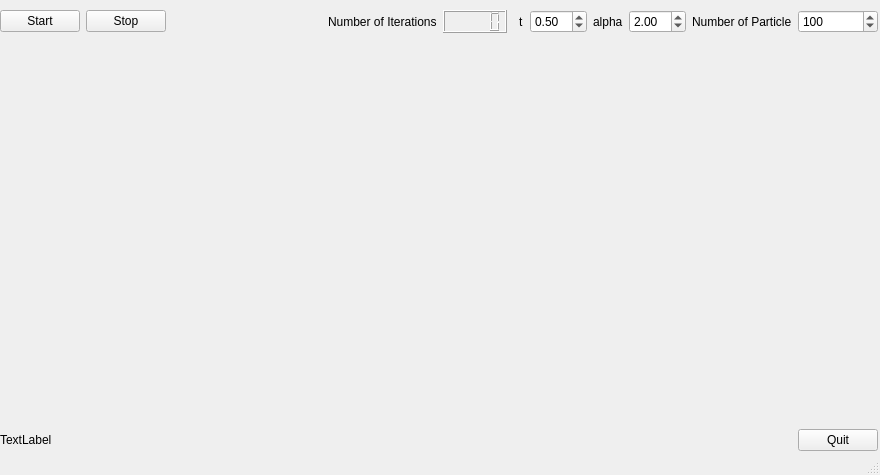
<?xml version="1.0" encoding="UTF-8"?>
<ui version="4.0">
 <class>MainWindow</class>
 <widget class="QMainWindow" name="MainWindow">
  <property name="geometry">
   <rect>
    <x>0</x>
    <y>0</y>
    <width>880</width>
    <height>475</height>
   </rect>
  </property>
  <property name="windowTitle">
   <string>MainWindow</string>
  </property>
  <widget class="QWidget" name="centralwidget">
   <widget class="QWidget" name="gridLayoutWidget">
    <property name="geometry">
     <rect>
      <x>0</x>
      <y>10</y>
      <width>878</width>
      <height>441</height>
     </rect>
    </property>
    <layout class="QGridLayout" name="gridLayout">
     <item row="0" column="13">
      <widget class="QSpinBox" name="numberOfParticleSpinBox">
       <property name="minimum">
        <number>21</number>
       </property>
       <property name="maximum">
        <number>900</number>
       </property>
       <property name="value">
        <number>100</number>
       </property>
      </widget>
     </item>
     <item row="0" column="12">
      <widget class="QLabel" name="label">
       <property name="text">
        <string>Number of Particle</string>
       </property>
      </widget>
     </item>
     <item row="0" column="6">
      <widget class="QLCDNumber" name="lcdNumber"/>
     </item>
     <item row="0" column="5">
      <widget class="QLabel" name="label_2">
       <property name="text">
        <string>Number of Iterations</string>
       </property>
      </widget>
     </item>
     <item row="0" column="2">
      <widget class="QPushButton" name="startButton">
       <property name="text">
        <string>Start</string>
       </property>
      </widget>
     </item>
     <item row="0" column="3">
      <widget class="QPushButton" name="stopButton">
       <property name="text">
        <string>Stop</string>
       </property>
      </widget>
     </item>
     <item row="0" column="4">
      <spacer name="horizontalSpacer">
       <property name="orientation">
        <enum>Qt::Horizontal</enum>
       </property>
       <property name="sizeHint" stdset="0">
        <size>
         <width>30</width>
         <height>20</height>
        </size>
       </property>
      </spacer>
     </item>
     <item row="0" column="9">
      <widget class="QDoubleSpinBox" name="timeSpinBox">
       <property name="value">
        <double>0.500000000000000</double>
       </property>
      </widget>
     </item>
     <item row="0" column="8">
      <widget class="QLabel" name="label_3">
       <property name="text">
        <string>t</string>
       </property>
      </widget>
     </item>
     <item row="2" column="13">
      <widget class="QPushButton" name="quitButton">
       <property name="text">
        <string>Quit</string>
       </property>
      </widget>
     </item>
     <item row="0" column="11">
      <widget class="QDoubleSpinBox" name="alphaSpinBox">
       <property name="value">
        <double>2.000000000000000</double>
       </property>
      </widget>
     </item>
     <item row="0" column="10">
      <widget class="QLabel" name="label_4">
       <property name="text">
        <string>alpha</string>
       </property>
      </widget>
     </item>
     <item row="2" column="2" colspan="11">
      <widget class="QLabel" name="label_5">
       <property name="text">
        <string>TextLabel</string>
       </property>
      </widget>
     </item>
     <item row="1" column="2" colspan="12">
      <widget class="QWidget" name="widget" native="true">
       <zorder>quitButton</zorder>
       <zorder>quitButton</zorder>
      </widget>
     </item>
    </layout>
   </widget>
  </widget>
  <widget class="QStatusBar" name="statusbar"/>
 </widget>
 <tabstops>
  <tabstop>startButton</tabstop>
  <tabstop>timeSpinBox</tabstop>
  <tabstop>numberOfParticleSpinBox</tabstop>
  <tabstop>stopButton</tabstop>
 </tabstops>
 <resources/>
 <connections/>
</ui>
